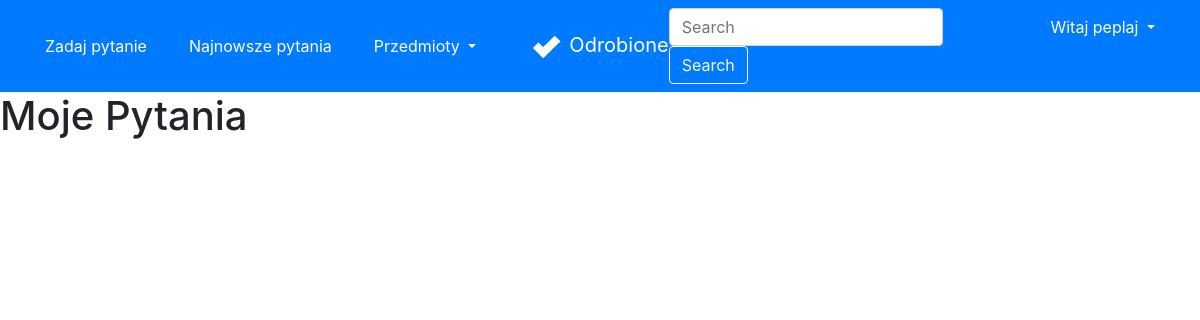
Before: /my (signed in) with the older database file.
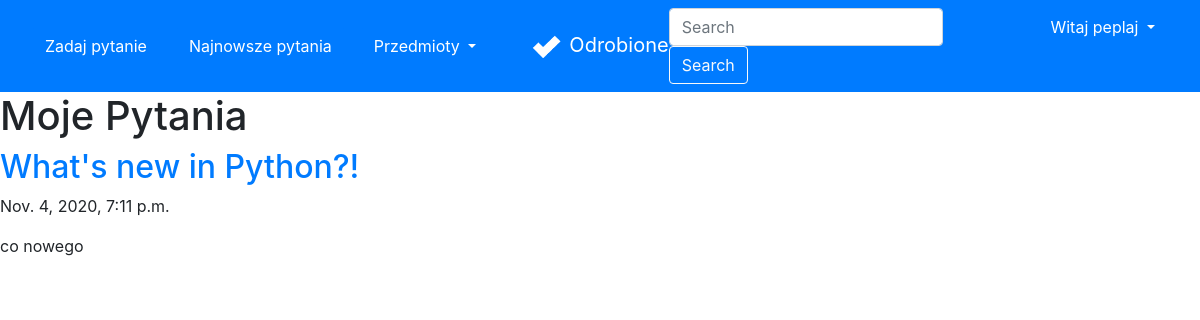
After: the same page with the newer database file.
### forum/models.py (models this page shows, shortened)
class Question(Model):
    title = CharField(max_length=300)
    desc = TextField()
    image = ImageField(upload_to='images/', blank=True)
    createDate = DateTimeField(auto_now_add=True)
    user = ForeignKey(User, on_delete=CASCADE)
    schools = [
        ('', 'Wybierz szkołę'),
        ('ps', 'Szkoła Podstawowa'),
        ('ms', 'Szkoła Średnia'),
        ('cl', 'Studia'),
    ]
    school = CharField(max_length=2, choices=schools,
                       default='')
    subjects = [
        ('', 'Wybierz przedmiot'),
        ('mat', 'Matematyka'),
        ('fiz', 'Fizyka'),
        ('inf', 'Informatyka'),
        ('pol', 'Język Polski'),
        ('ang', 'Język Angielski'),
        ('nmc', 'Język Niemiecki'),
        ('his', 'Historia'),
        ('bio', 'Biologia'),
        ('che', 'Chemia'),
        ('geo', 'Geografia'),
    ]
    subject = CharField(max_length=3, choices=subjects,
                        default='')
    likes = ManyToManyField(User, related_name='likes', blank=True)

### forum/views.py (the view)
# urls.py: path('my', views.my, name='my'),
def my(request):
    questions = Question.objects.filter(user=request.user)
    return render(request, 'forum/my.html', {'questions': questions})

### forum/templates/forum/my.html (shortened to what this page needs)
{% extends 'forum/base.html' %}
{% block content %}
<h1>Moje Pytania</h1>
{% for question in questions %}
<a href="{% url 'myDetail' question.id %}">
    <h2>{{question.title}}</h2>
</a>
<p>{{question.createDate}}</p>
<p>{{question.desc}}</p>
{% endfor %}
{% endblock content %}

Changed rows visible on the page:
added Question: title "What's new in Python?!", createDate "Nov. 4, 2020, 7:11 p.m.", desc "co nowego"
